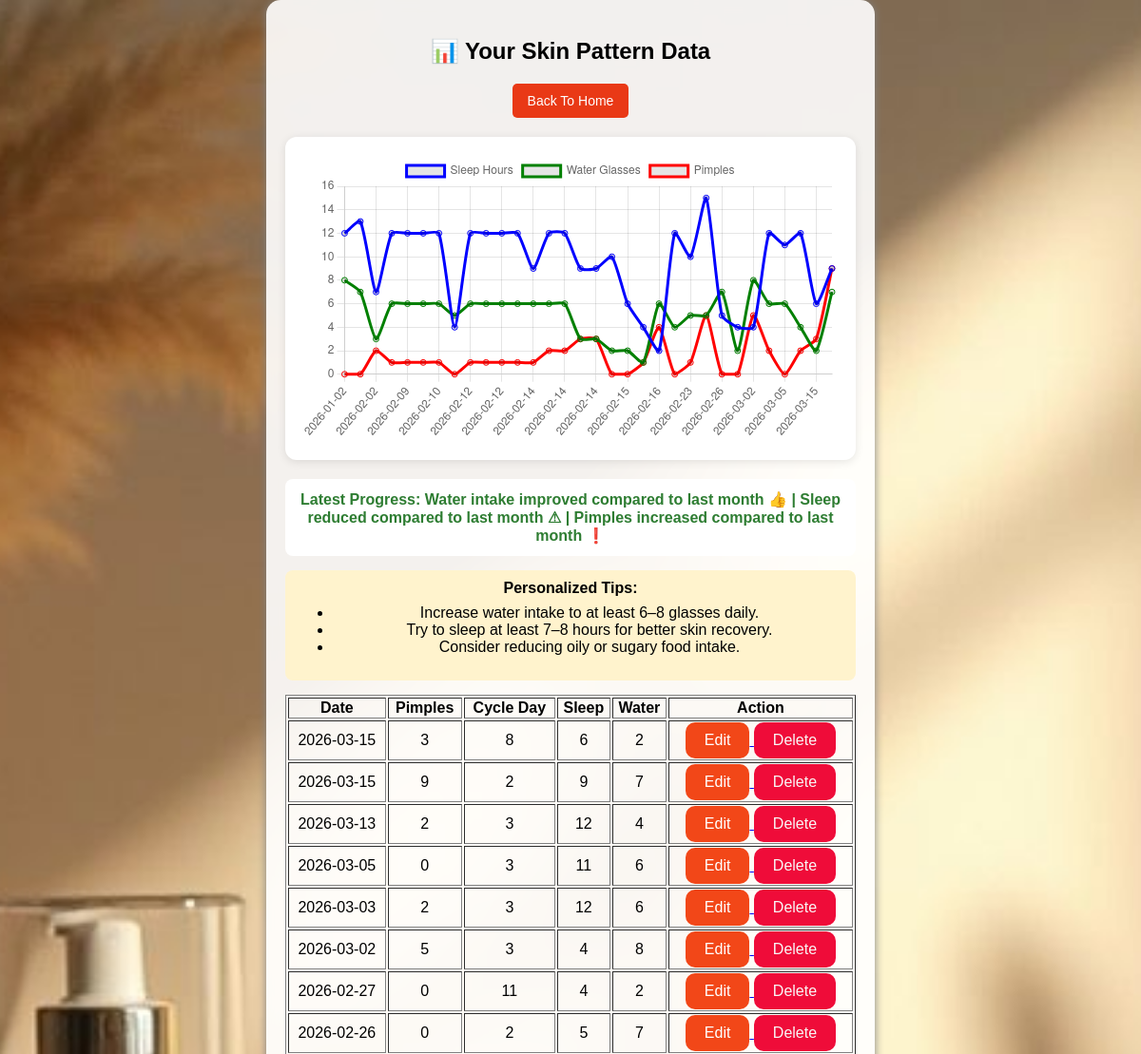
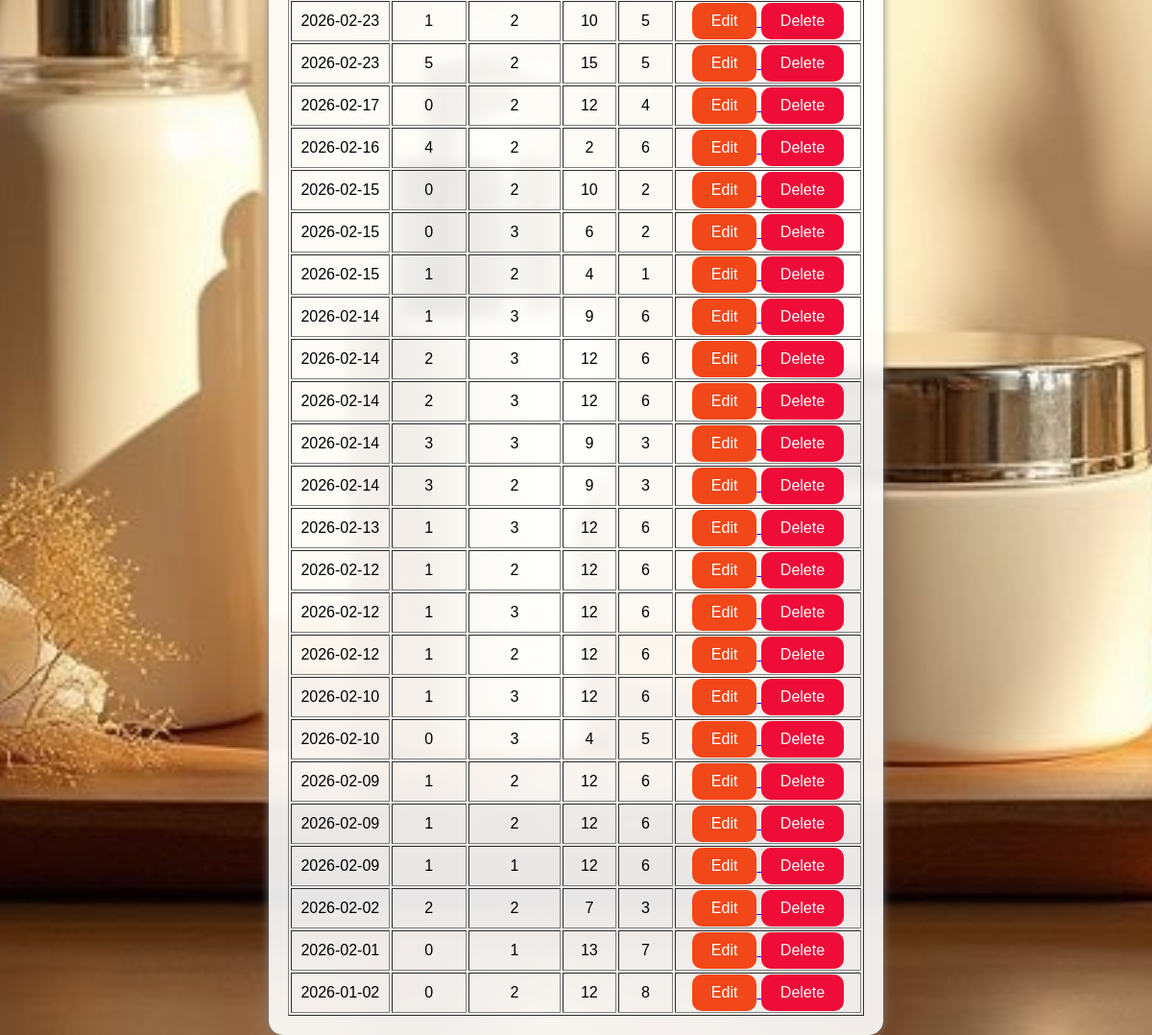
Screenshot of /view_skin_data (signed in) with the database file from the repository (2 pictures, top to bottom).
### tables this page shows
CREATE TABLE skin_pattern (
    id INTEGER PRIMARY KEY AUTOINCREMENT,
    username TEXT NOT NULL,
    date TEXT NOT NULL,
    cycle_start_date TEXT NOT NULL,
    cycle_end_date TEXT NOT NULL,
    cycle_day INTEGER NOT NULL,
    pimples INTEGER NOT NULL,
    pimple_occurrence TEXT NOT NULL,
    sleep_hours REAL NOT NULL,
    water_glasses REAL NOT NULL
);

### app.py (the view)
@app.route("/view_skin_data")
def view_skin_data():
    username = session.get("user")
    if not username:
        flash("Login required")
        return redirect("/login")
    conn = get_db()
    cursor = conn.cursor()
    cursor.execute("""
        SELECT id, date, cycle_day, pimples, sleep_hours, water_glasses
        FROM skin_pattern
        WHERE username = ?
        ORDER BY date DESC
    """, (username,))
    rows = cursor.fetchall()
    data = []
    for r in rows:
        data.append({
            "id": r[0],
            "date": r[1],
            "cycle_day": r[2],
            "pimples": int(r[3]),
            "sleep_hours": int(r[4]),
            "water_glasses": int(r[5])
        })
    from collections import defaultdict
    from datetime import datetime
    monthly_data = defaultdict(lambda: {"pimples": [], "sleep": [], "water": []})
    for r in rows:
        date_obj = datetime.strptime(r[1], "%Y-%m-%d")
        month_key = date_obj.strftime("%Y-%m")
        monthly_data[month_key]["pimples"].append(int(r[3]))
        monthly_data[month_key]["sleep"].append(int(r[4]))
        monthly_data[month_key]["water"].append(int(r[5]))
    sorted_months = sorted(monthly_data.keys(), reverse=True)
    improvement_message = ""
    if len(sorted_months) >= 2:
        current_month = sorted_months[0]
        previous_month = sorted_months[1]
        def avg(lst):
            return sum(lst) / len(lst) if lst else 0
        curr_pimples = avg(monthly_data[current_month]["pimples"])
        curr_sleep = avg(monthly_data[current_month]["sleep"])
        curr_water = avg(monthly_data[current_month]["water"])
        prev_pimples = avg(monthly_data[previous_month]["pimples"])
        prev_sleep = avg(monthly_data[previous_month]["sleep"])
        prev_water = avg(monthly_data[previous_month]["water"])
        messages = []
        if curr_water > prev_water:
            messages.append("Water intake improved compared to last month 👍")
        elif curr_water < prev_water:
            messages.append("Water intake reduced compared to last month ⚠")
        if curr_sleep > prev_sleep:
            messages.append("Sleep improved compared to last month 😴")
        elif curr_sleep < prev_sleep:
            messages.append("Sleep reduced compared to last month ⚠")
        if curr_pimples < prev_pimples:
            messages.append("Pimples reduced compared to last month 👍")
        elif curr_pimples > prev_pimples:
            messages.append("Pimples increased compared to last month ❗")
        if not messages:
            messages.append("No major changes compared to last month.")
        improvement_message = " | ".join(messages)
    elif len(sorted_months) == 1:
        improvement_message = "Add more monthly data to see progress comparison."
    personalized_tips = []
    if len(rows) >= 1:
        latest = rows[0]
        latest_pimples = int(latest[3])
        latest_sleep = int(latest[4])
        latest_water = int(latest[5])
        if latest_water < 5:
            personalized_tips.append("Increase water intake to at least 6–8 glasses daily.")
        if latest_sleep < 7:
            personalized_tips.append("Try to sleep at least 7–8 hours for better skin recovery.")
        if latest_pimples >= 3:
            personalized_tips.append("Consider reducing oily or sugary food intake.")
    cursor.execute("""
        SELECT date, sleep_hours, water_glasses, pimples
        FROM skin_pattern
        WHERE username = ?
        ORDER BY date ASC
    """, (username,))
    graph_rows = cursor.fetchall()
    graph_data = {
        "dates": [r[0] for r in graph_rows],
        "sleep": [r[1] for r in graph_rows],
        "water": [r[2] for r in graph_rows],
        "pimples": [r[3] for r in graph_rows]
    }
    conn.close()
    return render_template(
        "view_skin_data.html",
        records=data,
        improvement=improvement_message,
        tips=personalized_tips,
        graph_data=graph_data  # Pass to template
    )

### app.py (called while the page is built)
def get_db():
    conn = sqlite3.connect("userdb.db")
    conn.row_factory = sqlite3.Row
    return conn

### templates/view_skin_data.html (shortened to what this page needs)
<!DOCTYPE html>
<html>
<head>
    <link rel="stylesheet" href="/static/css/style.css">
</head>
<body>
<div class="container">
<h2>📊 Your Skin Pattern Data</h2>
<div style="margin-bottom: 15px;">
    <a href="/">
        <button style="
            padding:10px 16px;
            background-color:hsl(10, 83%, 50%);
            color:white;
            border:none;
            border-radius:5px;
            cursor:pointer;
            font-size:14px;">
             Back To Home
        </button>
    </a>
</div>
<div class="chart-container">
    <canvas id="progressChart"></canvas>
</div>
{% if improvement %}
    <div style="
        margin-bottom:15px;
        padding:12px;
        background:white;  /* light blue strip like old version */
        border-radius:8px;
        text-align:center;
    ">
        <span style="font-weight:bold; color:#2e7d32;">
            Latest Progress: {{ improvement }}
        </span>
    </div>
{% endif %}
{% if tips %}
    <div style="
        margin-bottom:15px;
        padding:10px;
        background:#fff3cd;
        border-radius:8px;
    ">
        <strong>Personalized Tips:</strong>
        <ul style="margin-top:8px;">
            {% for tip in tips %}
                <li>{{ tip }}</li>
            {% endfor %}
        </ul>
    </div>
{% endif %}
<table border="1" width="100%">
<tr>
<th>Date</th>
<th>Pimples</th>
<th>Cycle Day</th>
<th>Sleep</th>
<th>Water</th>
<th>Action</th>
</tr>
{% if records %}
{% for r in records %}
<tr>
<td>{{ r.date }}</td>
<td>{{ r.pimples }}</td>
<td>{{ r.cycle_day }}</td>
<td>{{ r.sleep_hours|int }}</td>
<td>{{ r.water_glasses|int }}</td>
<td>
    <a href="/edit/{{ r.id }}">
        <button>Edit</button>
    </a>
    <a href="/delete/{{ r.id }}"
       onclick="return confirm('Are you sure you want to delete this record?')">
        <button style="background-color:rgb(239, 12, 57); color:hsl(0, 20%, 97%);">
            Delete
        </button>
    </a>
</td>
</tr>
{% endfor %}
{% else %}
<tr>
    <td colspan="6" style="text-align:center; padding:15px;">
        No records found. Add new entries to start tracking your skin progress.
    </td>
</tr>
{% endif %}
</table>
</div>
<script>
const ctx = document.getElementById('progressChart').getContext('2d');
const chartData = {{ graph_data | tojson }};
const progressChart = new Chart(ctx, {
    type: 'line',
    data: {
        labels: chartData.dates,
        datasets: [
            {
                label: 'Sleep Hours',
                data: chartData.sleep,
                borderColor: 'blue',
                fill: false,
                tension: 0.2
            },
            {
                label: 'Water Glasses',
                data: chartData.water,
                borderColor: 'green',
                fill: false,
                tension: 0.2
            },
            {
                label: 'Pimples',
                data: chartData.pimples,
                borderColor: 'red',
                fill: false,
                tension: 0.2
            }
        ]
    },
    options: {
        responsive: true,
        maintainAspectRatio: false,  // CSS height is used
        plugins: {
            legend: {
                position: 'top'
            }
        }
    }
});
</script>
</body>
</html>

### static/css/style.css (style rules this page uses)
body { font-family: Arial; background: linear-gradient(to right, #f8f5f6, #e8e1e1); text-align: center; }
.container { background: white; width: 50%; margin: auto; padding: 20px; border-radius: 15px; box-shadow: 0 0 10px gray; }
button { background: hsl(13, 89%, 52%); color: white; padding: 10px 20px; border: none; border-radius: 10px; font-size: 16px; }
.container, .card, .login-box { background: rgba(255, 255, 255, 0.9); backdrop-filter: blur(6px); }
body { margin: 0; min-height: 100vh; background: url("../images/feedback-bg.jpeg") no-repeat center center fixed; background-size: cover; }

### templates/view_skin_data.html (style rules this page uses)
.chart-container { background-color: white; padding: 20px; border-radius: 12px; box-shadow: 0 2px 10px rgba(0,0,0,0.1); max-width: 700px; margin: 20px auto; }
#progressChart { width: 100% !important; height: 300px !important; }

### rows the page displays
skin_pattern: date "2026-03-15", pimples "3", cycle_day "8", sleep_hours "6", water_glasses "2"
skin_pattern: date "2026-03-15", pimples "9", cycle_day "2", sleep_hours "9", water_glasses "7"
skin_pattern: date "2026-03-13", pimples "2", cycle_day "3", sleep_hours "12", water_glasses "4"
skin_pattern: date "2026-03-05", pimples "0", cycle_day "3", sleep_hours "11", water_glasses "6"
skin_pattern: date "2026-03-03", pimples "2", cycle_day "3", sleep_hours "12", water_glasses "6"
skin_pattern: date "2026-03-02", pimples "5", cycle_day "3", sleep_hours "4", water_glasses "8"
skin_pattern: date "2026-02-27", pimples "0", cycle_day "11", sleep_hours "4", water_glasses "2"
skin_pattern: date "2026-02-26", pimples "0", cycle_day "2", sleep_hours "5", water_glasses "7"
skin_pattern: date "2026-02-23", pimples "1", cycle_day "2", sleep_hours "10", water_glasses "5"
skin_pattern: date "2026-02-23", pimples "5", cycle_day "2", sleep_hours "15", water_glasses "5"
skin_pattern: date "2026-02-17", pimples "0", cycle_day "2", sleep_hours "12", water_glasses "4"
skin_pattern: date "2026-02-16", pimples "4", cycle_day "2", sleep_hours "2", water_glasses "6"
skin_pattern: date "2026-02-15", pimples "0", cycle_day "2", sleep_hours "10", water_glasses "2"
skin_pattern: date "2026-02-15", pimples "0", cycle_day "3", sleep_hours "6", water_glasses "2"
skin_pattern: date "2026-02-15", pimples "1", cycle_day "2", sleep_hours "4", water_glasses "1"
skin_pattern: date "2026-02-14", pimples "1", cycle_day "3", sleep_hours "9", water_glasses "6"
skin_pattern: date "2026-02-14", pimples "2", cycle_day "3", sleep_hours "12", water_glasses "6"
skin_pattern: date "2026-02-14", pimples "2", cycle_day "3", sleep_hours "12", water_glasses "6"
skin_pattern: date "2026-02-14", pimples "3", cycle_day "3", sleep_hours "9", water_glasses "3"
skin_pattern: date "2026-02-14", pimples "3", cycle_day "2", sleep_hours "9", water_glasses "3"
skin_pattern: date "2026-02-13", pimples "1", cycle_day "3", sleep_hours "12", water_glasses "6"
skin_pattern: date "2026-02-12", pimples "1", cycle_day "2", sleep_hours "12", water_glasses "6"
skin_pattern: date "2026-02-12", pimples "1", cycle_day "3", sleep_hours "12", water_glasses "6"
skin_pattern: date "2026-02-12", pimples "1", cycle_day "2", sleep_hours "12", water_glasses "6"
skin_pattern: date "2026-02-10", pimples "1", cycle_day "3", sleep_hours "12", water_glasses "6"
skin_pattern: date "2026-02-10", pimples "0", cycle_day "3", sleep_hours "4", water_glasses "5"
skin_pattern: date "2026-02-09", pimples "1", cycle_day "2", sleep_hours "12", water_glasses "6"
skin_pattern: date "2026-02-09", pimples "1", cycle_day "2", sleep_hours "12", water_glasses "6"
skin_pattern: date "2026-02-09", pimples "1", cycle_day "1", sleep_hours "12", water_glasses "6"
skin_pattern: date "2026-02-02", pimples "2", cycle_day "2", sleep_hours "7", water_glasses "3"
skin_pattern: date "2026-02-01", pimples "0", cycle_day "1", sleep_hours "13", water_glasses "7"
skin_pattern: date "2026-01-02", pimples "0", cycle_day "2", sleep_hours "12", water_glasses "8"

### other values shown
{{ improvement }} "Water intake improved compared to last month 👍 | Sleep reduced compared to last month ⚠ | Pimples increased compared to last month ❗"
{{ tip }} "Increase water intake to at least 6–8 glasses daily." "Try to sleep at least 7–8 hours for better skin recovery." "Consider reducing oily or sugary food intake."
